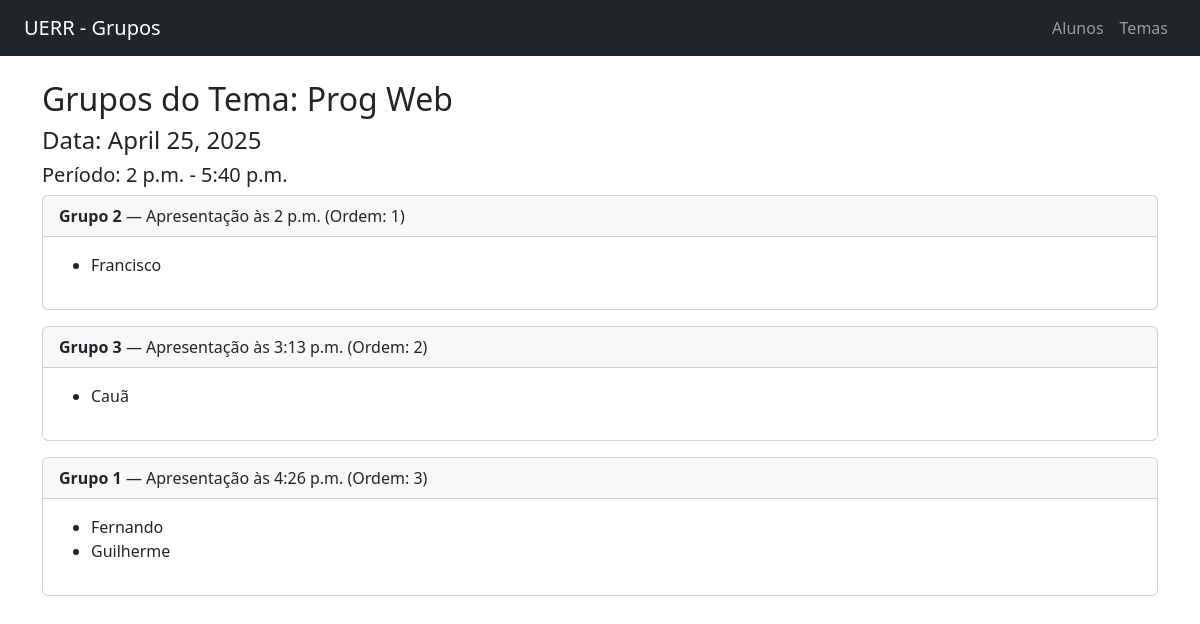
Page /tema/2/grupos/ on the committed database.
### core/models.py (models this page shows, shortened)
class Tema(models.Model):
    titulo = models.CharField(max_length=200)
    quantidade_grupos = models.PositiveIntegerField()
    alunos_por_grupo = models.PositiveIntegerField()
    data_apresentacao = models.DateField()
    horario_inicio = models.TimeField()
    horario_fim = models.TimeField()

class Grupo(models.Model):
    tema = models.ForeignKey(Tema, on_delete=models.CASCADE)
    nome = models.CharField(max_length=50)
    alunos = models.ManyToManyField(Aluno)
    horario_apresentacao = models.TimeField(null=True, blank=True)
    ordem_apresentacao = models.PositiveIntegerField(null=True, blank=True)

class Aluno(models.Model):
    nome = models.CharField(max_length=100)
    matricula = models.CharField(max_length=20, unique=True)

### core/views.py (the view)
# urls.py: path('tema/<int:tema_id>/grupos/', views.listar_grupos, name='listar_grupos'),
def listar_grupos(request, tema_id):
    tema = get_object_or_404(Tema, id=tema_id)
    grupos = Grupo.objects.filter(tema=tema).order_by('ordem_apresentacao')
    return render(request, 'core/listar_grupos.html', {'tema': tema, 'grupos': grupos})

### core/templates/core/listar_grupos.html
{% extends 'core/base.html' %}
{% block content %}
<h2>Grupos do Tema: {{ tema.titulo }}</h2>
<h4>Data: {{ tema.data_apresentacao }}</h4>
<h5>Período: {{ tema.horario_inicio }} - {{ tema.horario_fim }}</h5>
{% for grupo in grupos %}
    <div class="card mb-3">
        <div class="card-header">
            <strong>{{ grupo.nome }}</strong> — Apresentação às {{ grupo.horario_apresentacao }} (Ordem: {{ grupo.ordem_apresentacao }})
        </div>
        <div class="card-body">
            <ul>
                {% for aluno in grupo.alunos.all %}
                    <li>{{ aluno.nome }}</li>
                {% endfor %}
            </ul>
        </div>
    </div>
{% endfor %}
{% endblock %}

### rows in the picture
Tema: titulo "Prog Web", data_apresentacao "April 25, 2025", horario_inicio "2 p.m.", horario_fim "5:40 p.m."
Grupo: nome "Grupo 2", horario_apresentacao "2 p.m.", ordem_apresentacao "1"
Aluno: nome "Francisco"
Grupo: nome "Grupo 3", horario_apresentacao "3:13 p.m.", ordem_apresentacao "2"
Aluno: nome "Cauã"
Grupo: nome "Grupo 1", horario_apresentacao "4:26 p.m.", ordem_apresentacao "3"
Aluno: nome "Fernando"
Aluno: nome "Guilherme"
